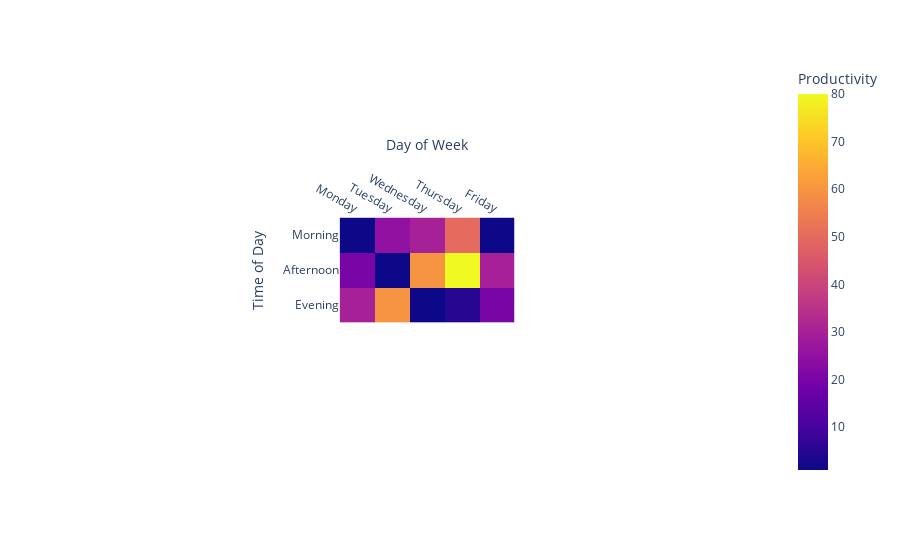

Notebook code for this chart:
### Code cell
import plotly.express as px
data=[[1, 25, 30, 50, 1], [20, 1, 60, 80, 30], [30, 60, 1, 5, 20]]
fig = px.imshow(data,
                labels=dict(x="Day of Week", y="Time of Day", color="Productivity"),
                x=['Monday', 'Tuesday', 'Wednesday', 'Thursday', 'Friday'],
                y=['Morning', 'Afternoon', 'Evening']
               )
fig.update_xaxes(side="top")
fig.show()

### Figure 1 — Plotly figure (JSON) as saved in the notebook; plotly's stock layout.template omitted (floating-point values rounded to 4 significant figures)
{"data": [{"coloraxis": "coloraxis", "name": "0", "x": ["Monday", "Tuesday", "Wednesday", "Thursday", "Friday"], "y": ["Morning", "Afternoon", "Evening"], "z": [[1, 25, 30, 50, 1], [20, 1, 60, 80, 30], [30, 60, 1, 5, 20]], "type": "heatmap", "xaxis": "x", "yaxis": "y", "hovertemplate": "Day of Week: %{x}<br>Time of Day: %{y}<br>Productivity: %{z}<extra></extra>"}], "layout": {"xaxis": {"anchor": "y", "domain": [0.3742, 0.6258], "scaleanchor": "y", "constrain": "domain", "title": {"text": "Day of Week"}, "side": "top", "type": "category", "range": [-0.5, 4.5], "autorange": true}, "yaxis": {"anchor": "x", "domain": [0, 1], "autorange": true, "constrain": "domain", "title": {"text": "Time of Day"}, "type": "category", "range": [2.5, -0.5]}, "coloraxis": {"colorbar": {"title": {"text": "Productivity"}}, "colorscale": [[0, "#0d0887"], [0.1111, "#46039f"], [0.2222, "#7201a8"], [0.3333, "#9c179e"], [0.4444, "#bd3786"], [0.5556, "#d8576b"], [0.6667, "#ed7953"], [0.7778, "#fb9f3a"], [0.8889, "#fdca26"], [1, "#f0f921"]]}, "margin": {"t": 60}, "autosize": true}}
